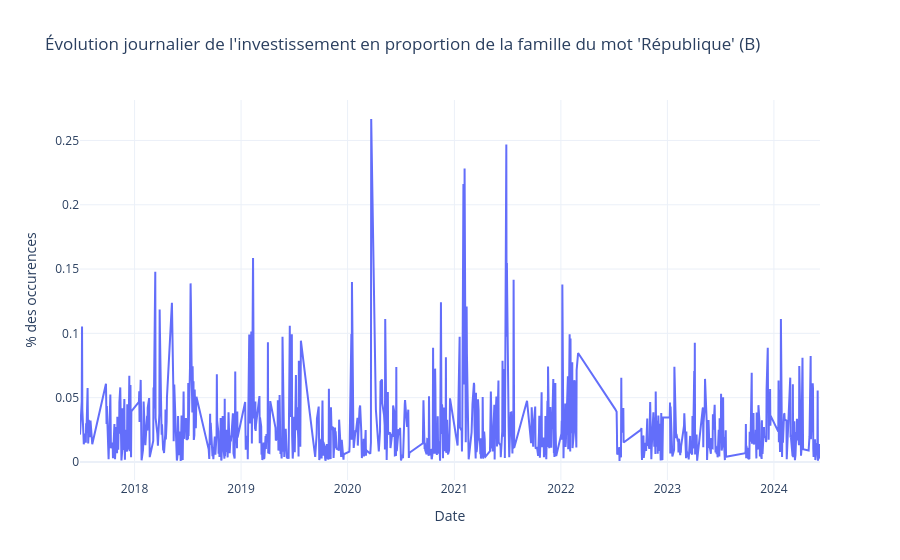

The notebook cell saved with this chart:
### Markdown cell above
##### Archives

### Code cell
# Compter True/False par jour
df_daily = (
    df.groupby(df["dateSeance_day"].dt.date)["repu_match_valide"]
    .value_counts(normalize=True)  # calcule directement les proportions
    .rename("proportion")
    .reset_index()
)

# Garder uniquement les "True"
df_daily_true = df_daily[df_daily["repu_match_valide"] == True]

# Graphique
fig_daily = px.line(
    df_daily_true,
    x="dateSeance_day",
    y="proportion",
    title="Évolution journalier de l'investissement en proportion de la famille du mot 'République' (B)",
    labels={"proportion": "% des occurences", "dateSeance_day": "Date"},
    template="plotly_white",
)

fig_daily.show()

# aficher les 25 dates les plus fréquentes sous forme de tableau
table = df_daily_true.sort_values("proportion", ascending=False).head(20)
table

### Figure 1 — Plotly figure (JSON) as saved in the notebook; plotly's stock layout.template omitted (floating-point values rounded to 4 significant figures; data arrays with more than 128 entries replaced by an {"elided": "..."} marker saying what was removed)
{"data": [{"hovertemplate": "Date=%{x}<br>% des occurences=%{y}<extra></extra>", "legendgroup": "", "line": {"color": "#636efa", "dash": "solid"}, "marker": {"symbol": "circle"}, "mode": "lines", "name": "", "orientation": "v", "showlegend": false, "type": "scatter", "x": {"elided": "966 str values"}, "xaxis": "x", "y": {"elided": "966 float values"}, "yaxis": "y"}], "layout": {"legend": {"tracegroupgap": 0}, "title": {"text": "Évolution journalier de l'investissement en proportion de la famille du mot 'République' (B)"}, "xaxis": {"anchor": "y", "domain": [0, 1], "title": {"text": "Date"}}, "yaxis": {"anchor": "x", "domain": [0, 1], "title": {"text": "% des occurences"}}}}
